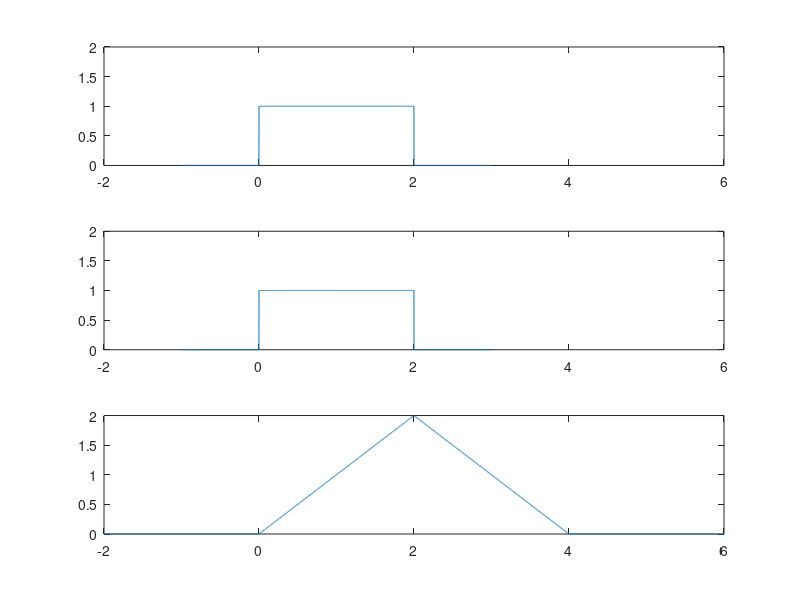

Source code (MATLAB):
dt = 0.001;
t = -1:dt:3;
f = rectpuls((t - 1),2);
g = f;
y = conv(f, g) * dt;
t1 = -2:dt:6;
subplot(3,1,1), plot(t,f), axis([-2 6 0 2]);
subplot(3,1,2), plot(t,g), axis([-2 6 0 2]);
subplot(3,1,3), plot(t1,y), axis([-2 6 0 2]);